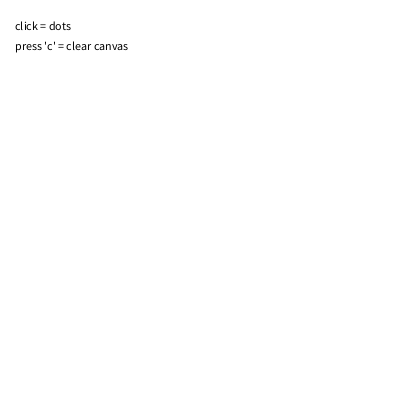
Frame 1 (no input)
Frame 60 (the mouse pressed at the canvas centre just before this capture): identical to frame 1, image omitted
Frame 120 (the mouse held since frame 60 and released just before this capture): identical to frame 1, image omitted

The Processing sketch that drew this single still picture (run headless with seeded random() and noise(); from frame 60 on, the mouse is pressed at the canvas centre):

// Processing sketch: processing_9646
// ── processing_9646.pde

float tam;
float colR;
float colG;
float colB;


void setup() {
  size(400,400);
  smooth();
  background(255);
  noStroke();
  
  fill(0);
  text("click = dots", 15, 30); 
  text("press 'c' = clear canvas", 15, 50);
}

void draw () {  
  tam=random(10,100);
  colR=random(0,255);
  colG=random(0,255);
  colB=random(0,255);

  if (keyPressed && key == 'c') { // si apreto "c" clear+cambio fondo
    background(colR,colG,colB);
  } 

}

void mousePressed() {
  fill(colR,colG,colB);
  ellipse(mouseX,mouseY,tam,tam);
}
